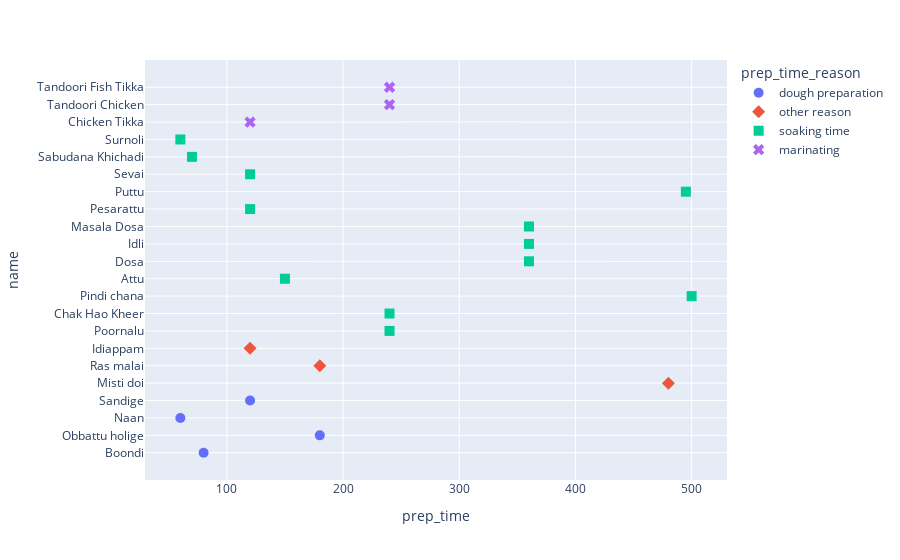

The cell this chart's notebook holds for it:
### Code cell
import plotly.express as px

fig = px.scatter(outlier_prep, x="prep_time", y='name', color="prep_time_reason", symbol="prep_time_reason")
fig.update_traces(marker_size=10)
fig.show()

### Figure 1 — Plotly figure (JSON) as saved in the notebook; plotly's stock layout.template omitted (floating-point values rounded to 4 significant figures)
{"data": [{"hovertemplate": "prep_time_reason=dough preparation<br>prep_time=%{x}<br>name=%{y}<extra></extra>", "legendgroup": "dough preparation", "marker": {"color": "#636efa", "size": 10, "symbol": "circle"}, "mode": "markers", "name": "dough preparation", "orientation": "h", "showlegend": true, "type": "scatter", "x": [80, 180, 60, 120], "xaxis": "x", "y": ["Boondi", "Obbattu holige", "Naan", "Sandige"], "yaxis": "y"}, {"hovertemplate": "prep_time_reason=other reason<br>prep_time=%{x}<br>name=%{y}<extra></extra>", "legendgroup": "other reason", "marker": {"color": "#EF553B", "size": 10, "symbol": "diamond"}, "mode": "markers", "name": "other reason", "orientation": "h", "showlegend": true, "type": "scatter", "x": [480, 180, 120], "xaxis": "x", "y": ["Misti doi", "Ras malai", "Idiappam"], "yaxis": "y"}, {"hovertemplate": "prep_time_reason=soaking time<br>prep_time=%{x}<br>name=%{y}<extra></extra>", "legendgroup": "soaking time", "marker": {"color": "#00cc96", "size": 10, "symbol": "square"}, "mode": "markers", "name": "soaking time", "orientation": "h", "showlegend": true, "type": "scatter", "x": [240, 240, 500, 150, 360, 360, 360, 120, 495, 120, 70, 60], "xaxis": "x", "y": ["Poornalu", "Chak Hao Kheer", "Pindi chana", "Attu", "Dosa", "Idli", "Masala Dosa", "Pesarattu", "Puttu", "Sevai", "Sabudana Khichadi", "Surnoli"], "yaxis": "y"}, {"hovertemplate": "prep_time_reason=marinating<br>prep_time=%{x}<br>name=%{y}<extra></extra>", "legendgroup": "marinating", "marker": {"color": "#ab63fa", "size": 10, "symbol": "x"}, "mode": "markers", "name": "marinating", "orientation": "h", "showlegend": true, "type": "scatter", "x": [120, 240, 240], "xaxis": "x", "y": ["Chicken Tikka", "Tandoori Chicken", "Tandoori Fish Tikka"], "yaxis": "y"}], "layout": {"legend": {"title": {"text": "prep_time_reason"}, "tracegroupgap": 0}, "margin": {"t": 60}, "xaxis": {"anchor": "y", "domain": [0, 1], "title": {"text": "prep_time"}}, "yaxis": {"anchor": "x", "domain": [0, 1], "title": {"text": "name"}}}}
